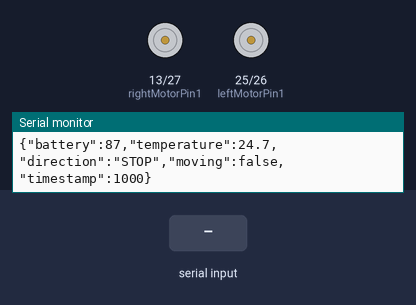
Simulated run of this sketch. Board: ESP32. Shown: motor-driver pin pairs drawn as motors (green arrow = first pin HIGH = forward, orange = second pin HIGH = backward, longer = more drive, scaled by the enable pin), the last lines printed to the serial monitor. Inputs (shaded band) come from the test bench. Random numbers use the default seed unless the sketch sets one; nothing arrives over Bluetooth unless stated.

Above: at 1.2 s.
1.3 s: "FORWARD\n" received over the second serial link
At 2.0 s:
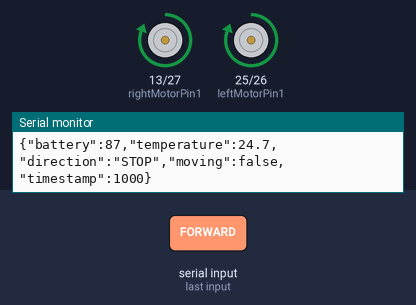
2.8 s: "BACKWARD\n" received over the second serial link
At 3.1 s:
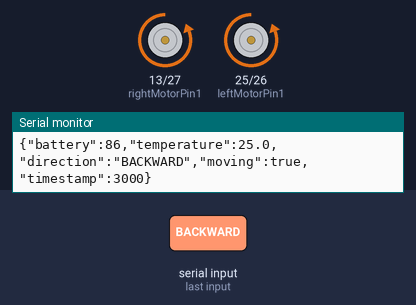
4.3 s: "LEFT\n" received over the second serial link
At 5.5 s:
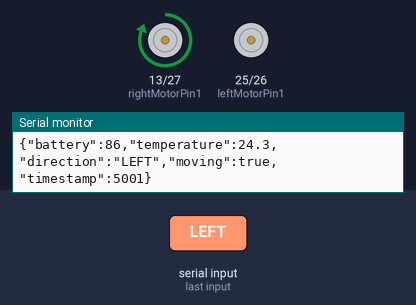
5.8 s: "RIGHT\n" received over the second serial link
At 6.6 s:
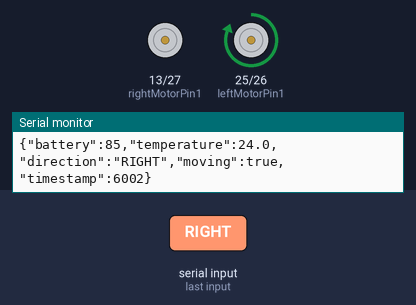
7.3 s: "STOP\n" received over the second serial link
At 7.8 s:
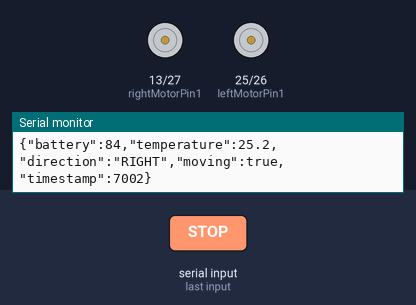
Timing chart, 0 to 9.8 s (numbered marks = the images above; inputs shaded):
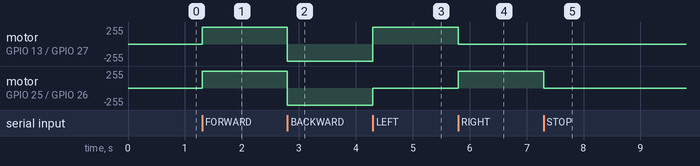

The sketch:

esp32.ino
```cpp
#include <BluetoothSerial.h>

BluetoothSerial SerialBT;

/*************** MOTOR PINS ***************/
int enableRightMotor = 33;
int rightMotorPin1   = 13;
int rightMotorPin2   = 27;

int enableLeftMotor  = 14;
int leftMotorPin1    = 25;
int leftMotorPin2    = 26;

#define MAX_MOTOR_SPEED 255
#define TURN_SPEED      180

/*************** TELEMETRY ***************/
unsigned long lastTelemetry = 0;
const long telemetryInterval = 1000;
int batteryLevel = 87;
float temperature = 25.5;
bool isMoving = false;
String currentDirection = "STOP";

/*************** SETUP ***************/
void setup()
{
  Serial.begin(115200);
  SerialBT.begin("ESP32_V2E_CAR");

  pinMode(rightMotorPin1, OUTPUT);
  pinMode(rightMotorPin2, OUTPUT);
  pinMode(leftMotorPin1,  OUTPUT);
  pinMode(leftMotorPin2,  OUTPUT);

  // NEW PWM method for ESP32 v3.x
  ledcAttach(enableRightMotor, 1000, 8);
  ledcAttach(enableLeftMotor,  1000, 8);

  stopMotors();

  Serial.println("Bluetooth Car Ready");
  SerialBT.println("{\"status\":\"ready\"}");
}

/*************** LOOP ***************/
void loop()
{
  if (SerialBT.available()) {
    String command = SerialBT.readStringUntil('\n');
    command.trim();
    handleCommand(command);
  }

  if (millis() - lastTelemetry >= telemetryInterval) {
    lastTelemetry = millis();
    sendTelemetry();
  }
}

/*************** COMMAND HANDLER ***************/
void handleCommand(String cmd) {

  if (cmd == "FORWARD") moveForward();
  else if (cmd == "BACKWARD") moveBackward();
  else if (cmd == "LEFT") turnLeft();
  else if (cmd == "RIGHT") turnRight();
  else if (cmd == "STOP") stopMotors();
  else if (cmd == "STATUS") sendTelemetry();
}

/*************** MOTOR FUNCTIONS ***************/
void moveForward() {
  digitalWrite(rightMotorPin1, HIGH);
  digitalWrite(rightMotorPin2, LOW);
  digitalWrite(leftMotorPin1,  HIGH);
  digitalWrite(leftMotorPin2,  LOW);
  ledcWrite(enableRightMotor, MAX_MOTOR_SPEED);
  ledcWrite(enableLeftMotor,  MAX_MOTOR_SPEED);
  currentDirection = "FORWARD";
  isMoving = true;
}

void moveBackward() {
  digitalWrite(rightMotorPin1, LOW);
  digitalWrite(rightMotorPin2, HIGH);
  digitalWrite(leftMotorPin1,  LOW);
  digitalWrite(leftMotorPin2,  HIGH);
  ledcWrite(enableRightMotor, MAX_MOTOR_SPEED);
  ledcWrite(enableLeftMotor,  MAX_MOTOR_SPEED);
  currentDirection = "BACKWARD";
  isMoving = true;
}

void turnRight() {
  digitalWrite(rightMotorPin1, LOW);
  digitalWrite(rightMotorPin2, LOW);
  digitalWrite(leftMotorPin1,  HIGH);
  digitalWrite(leftMotorPin2,  LOW);
  ledcWrite(enableRightMotor, 0);
  ledcWrite(enableLeftMotor,  MAX_MOTOR_SPEED);
  currentDirection = "RIGHT";
  isMoving = true;
}

void turnLeft() {
  digitalWrite(rightMotorPin1, HIGH);
  digitalWrite(rightMotorPin2, LOW);
  digitalWrite(leftMotorPin1,  LOW);
  digitalWrite(leftMotorPin2,  LOW);
  ledcWrite(enableRightMotor, MAX_MOTOR_SPEED);
  ledcWrite(enableLeftMotor,  0);
  currentDirection = "LEFT";
  isMoving = true;
}

void stopMotors() {
  digitalWrite(rightMotorPin1, LOW);
  digitalWrite(rightMotorPin2, LOW);
  digitalWrite(leftMotorPin1,  LOW);
  digitalWrite(leftMotorPin2,  LOW);
  ledcWrite(enableRightMotor, 0);
  ledcWrite(enableLeftMotor,  0);
  currentDirection = "STOP";
  isMoving = false;
}

/*************** TELEMETRY ***************/
void sendTelemetry() {

  if (isMoving && batteryLevel > 0) {
    batteryLevel -= random(0, 2);
  }

  temperature = 25.0 + random(-10, 30) / 10.0;

  String json = "{";
  json += "\"battery\":" + String(batteryLevel) + ",";
  json += "\"temperature\":" + String(temperature,1) + ",";
  json += "\"direction\":\"" + currentDirection + "\",";
  json += "\"moving\":" + String(isMoving ? "true":"false") + ",";
  json += "\"timestamp\":" + String(millis());
  json += "}";

  Serial.println(json);
  SerialBT.println(json);
}
```

Measured:
- after the input at 1.3 s, motor on GPIO 13 (rightMotorPin1) / GPIO 27 (rightMotorPin2), motor on GPIO 25 (leftMotorPin1) / GPIO 26 (leftMotorPin2): stopped → forward 255/255 at once
- after the input at 2.8 s, motor on GPIO 13 (rightMotorPin1) / GPIO 27 (rightMotorPin2), motor on GPIO 25 (leftMotorPin1) / GPIO 26 (leftMotorPin2): forward 255/255 → backward 255/255 at once
- after the input at 4.3 s, motor on GPIO 13 (rightMotorPin1) / GPIO 27 (rightMotorPin2): backward 255/255 → forward 255/255 at once; motor on GPIO 25 (leftMotorPin1) / GPIO 26 (leftMotorPin2): backward 255/255 → stopped at once
- after the input at 5.8 s, motor on GPIO 13 (rightMotorPin1) / GPIO 27 (rightMotorPin2): forward 255/255 → stopped at once; motor on GPIO 25 (leftMotorPin1) / GPIO 26 (leftMotorPin2): stopped → forward 255/255 at once
- after the input at 7.3 s, motor on GPIO 25 (leftMotorPin1) / GPIO 26 (leftMotorPin2): forward 255/255 → stopped at once
